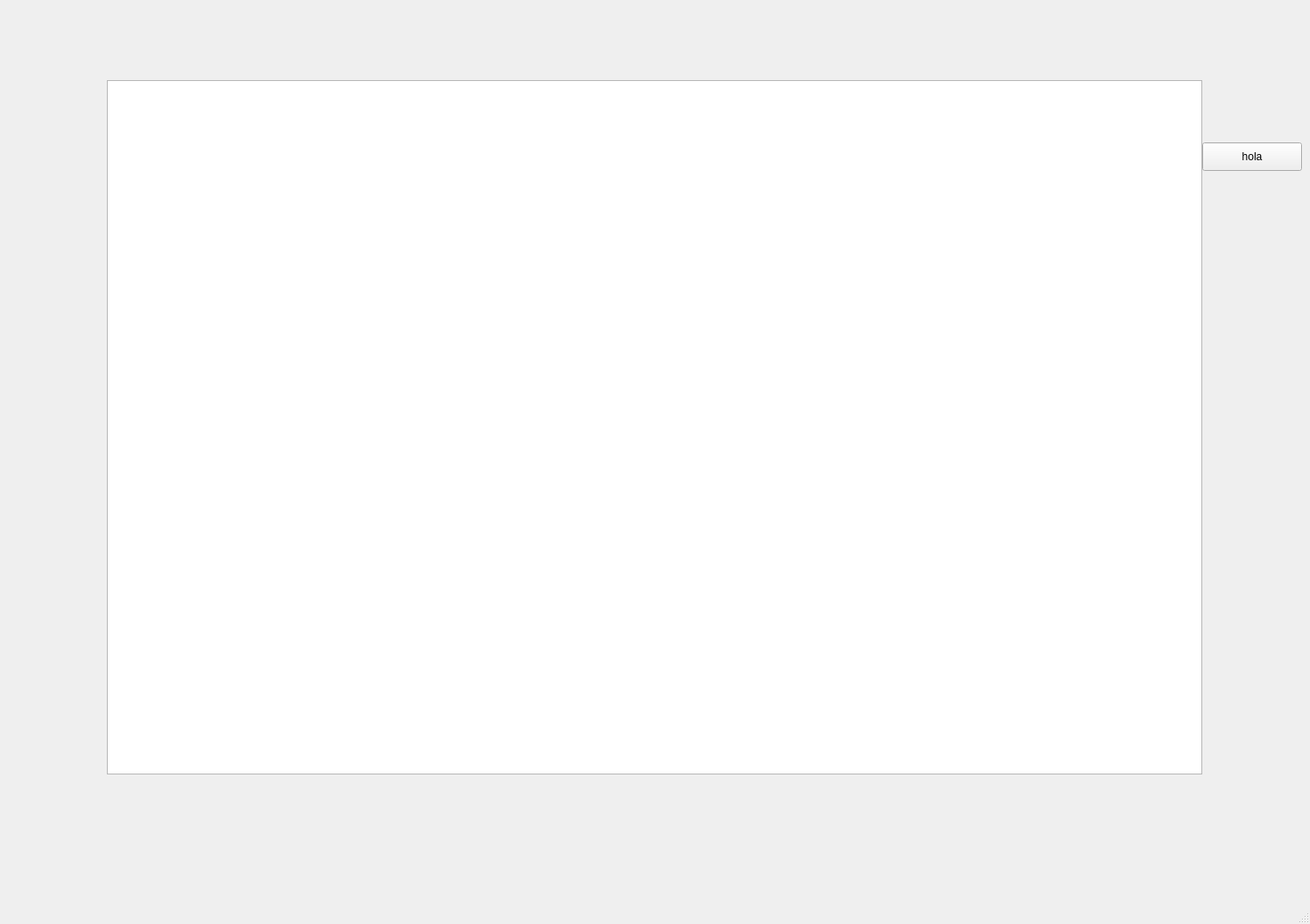
<?xml version="1.0" encoding="UTF-8"?>
<ui version="4.0">
 <class>interface</class>
 <widget class="QMainWindow" name="interface">
  <property name="geometry">
   <rect>
    <x>0</x>
    <y>0</y>
    <width>1471</width>
    <height>1038</height>
   </rect>
  </property>
  <property name="windowTitle">
   <string>interface</string>
  </property>
  <widget class="QWidget" name="centralwidget">
   <widget class="QGraphicsView" name="graphicsView">
    <property name="geometry">
     <rect>
      <x>120</x>
      <y>90</y>
      <width>1230</width>
      <height>780</height>
     </rect>
    </property>
    <property name="alignment">
     <set>Qt::AlignCenter</set>
    </property>
   </widget>
   <widget class="QPushButton" name="test">
    <property name="geometry">
     <rect>
      <x>1350</x>
      <y>160</y>
      <width>112</width>
      <height>32</height>
     </rect>
    </property>
    <property name="text">
     <string>hola</string>
    </property>
   </widget>
  </widget>
  <widget class="QMenuBar" name="menubar">
   <property name="geometry">
    <rect>
     <x>0</x>
     <y>0</y>
     <width>1471</width>
     <height>22</height>
    </rect>
   </property>
  </widget>
  <widget class="QStatusBar" name="statusbar"/>
 </widget>
 <resources/>
 <connections/>
</ui>
